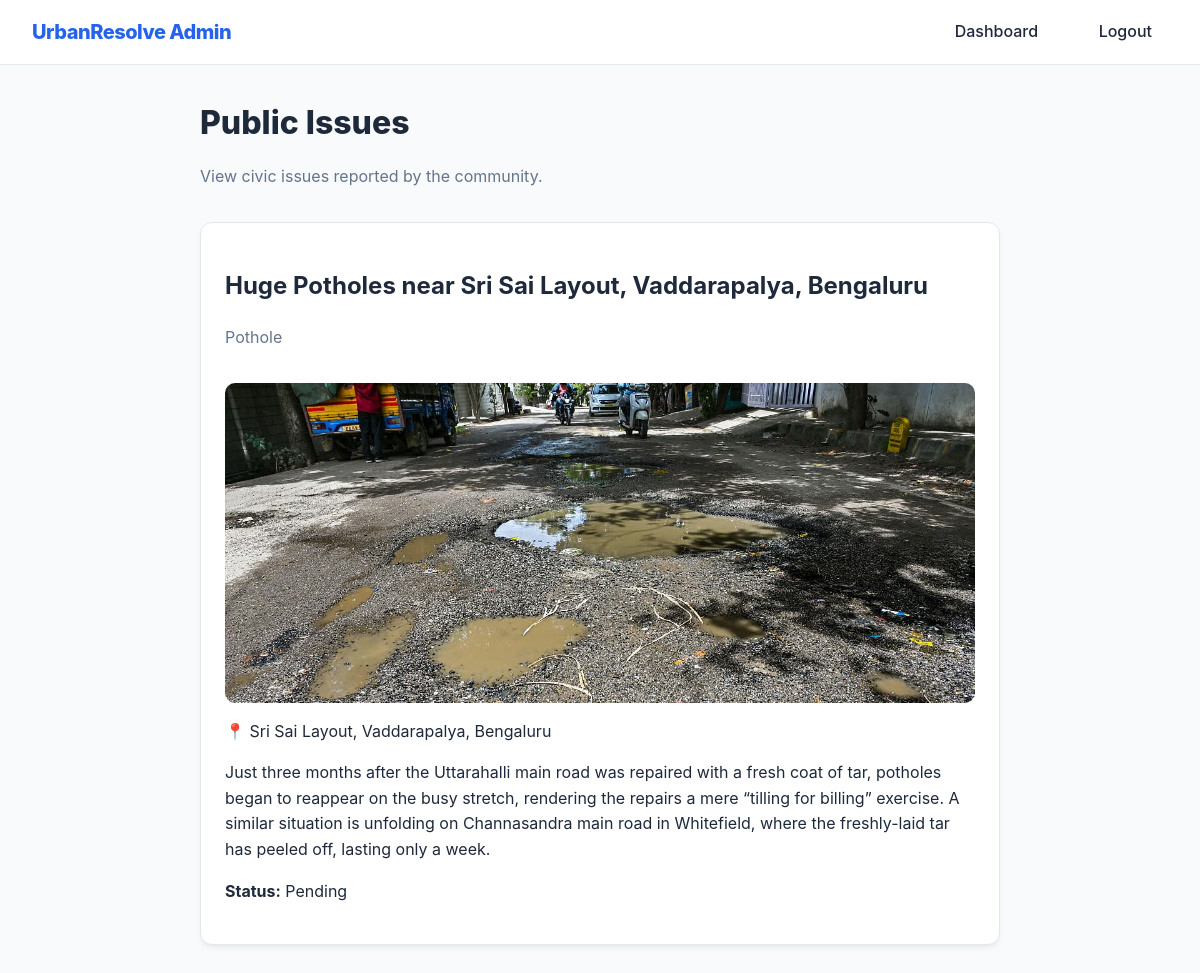
The page / on the database its author committed.
### shared/models.py (models this page shows)
class Issue(Base):
    __tablename__ = "issues"
    id = Column(Integer, primary_key=True)
    title = Column(String, nullable=False)
    category = Column(String, nullable=False)
    description = Column(Text)
    address = Column(String)
    priority = Column(Integer, default=3)
    status = Column(String, default="Pending")  # Pending / In Progress / Resolved
    is_public = Column(Boolean, default=True)
    reporter_email = Column(String, nullable=False)
    image_path = Column(String, nullable=True)
    created_at = Column(DateTime, default=datetime.utcnow)

### public_app/main.py (the view)
@app.get("/")
def home(request: Request, db: Session = Depends(get_db)):
    issues = db.query(Issue).filter(Issue.is_public == True).order_by(Issue.created_at.desc()).all()
    return templates.TemplateResponse(
        "index.html",
        {"request": request, "issues": issues}
    )

### public_app/templates/index.html (shortened to what this page needs)
{% extends "base.html" %}
{% block content %}
<h1>Public Issues</h1>
<p class="muted">View civic issues reported by the community.</p>
{% if issues %}
    {% for issue in issues %}
        <div class="issue-card">
            <h2>{{ issue.title }}</h2>
            <p class="muted">{{ issue.category }}</p>
            {% if issue.image_path %}
            <img src="{{ issue.image_path }}" class="issue-img">
            {% endif %}
            {% if issue.address %}
                <p>📍 {{ issue.address }}</p>
            {% endif %}
            {% if issue.description %}
                <p>{{ issue.description }}</p>
            {% endif %}
            <p><strong>Status:</strong> {{ issue.status }}</p>
        </div>
    {% endfor %}
{% else %}
    <p>No public issues reported yet.</p>
{% endif %}
{% endblock %}

### admin_app/templates/base.html (shortened to what this page needs)
<!DOCTYPE html>
<html lang="en">
<head>
    <link rel="stylesheet" href="/static/styles.css">
</head>
<body>
<header class="nav">
    <a href="/dashboard" class="logo">UrbanResolve Admin</a>
    <nav class="nav-right">
        <a href="/dashboard">Dashboard</a>
        <a href="/login">Logout</a>
    </nav>
</header>
<main class="container">
    {% block content %}{% endblock %}
</main>
</body>
</html>

### admin_app/static/styles.css (style rules this page uses)
:root { --primary: #2563eb; --primary-hover: #1d4ed8; --bg-main: #f8fafc; --card-bg: #ffffff; --text-dark: #1e293b; --text-muted: #64748b; --border: #e2e8f0; --radius: 12px; --shadow: 0 4px 6px -1px rgba(0, 0, 0, 0.05), 0 2px 4px -2px rgba(0, 0, 0, 0.05); }
body { margin: 0; font-family: 'Inter', system-ui, -apple-system, sans-serif; background-color: var(--bg-main); color: var(--text-dark); line-height: 1.6; }
.nav { display: flex; justify-content: space-between; align-items: center; background: white; padding: 1rem 2rem; border-bottom: 1px solid var(--border); position: sticky; top: 0; z-index: 100; }
.logo { font-size: 1.25rem; font-weight: 800; color: var(--primary); text-decoration: none; letter-spacing: -0.5px; }
.nav-right a { text-decoration: none; color: var(--text-dark); font-weight: 500; margin-left: 1.5rem; padding: 0.5rem 1rem; border-radius: 8px; transition: all 0.2s; }
.container { max-width: 800px; margin: 2rem auto; padding: 0 1.5rem; }
.issue-card { background: var(--card-bg); border-radius: var(--radius); padding: 1.5rem; margin-bottom: 1.5rem; box-shadow: var(--shadow); border: 1px solid var(--border); transition: transform 0.2s ease; }
.issue-img { width: 100%; max-height: 320px; object-fit: cover; border-radius: 10px; margin-top: 1rem; display: block; }
h1 { font-size: 2rem; font-weight: 800; margin-bottom: 0.5rem; }
.muted { color: var(--text-muted); font-size: 1rem; margin-bottom: 2rem; }

### rows shown on the page
Issue: title "Huge Potholes near Sri Sai Layout, Vaddarapalya, Bengaluru", category "Pothole", image_path (picture), address "Sri Sai Layout, Vaddarapalya, Bengaluru", description "Just three months after the Uttarahalli main road was repaired with a fresh coat of tar, potholes began to reappear on the busy stretch, rendering the repairs a mere “tilling for billing” exercise. A similar situation is unfolding on Channasandra main road in Whitefield, where the freshly-laid tar has peeled off, lasting only a week.", status "Pending"
